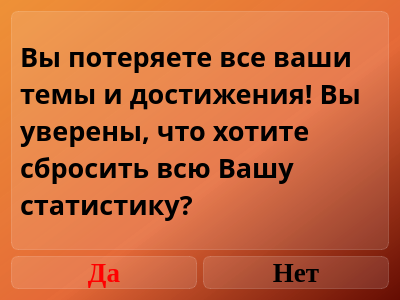
<?xml version="1.0" encoding="UTF-8"?>
<ui version="4.0">
 <class>Dialog_accept_restart_statistics</class>
 <widget class="QDialog" name="Dialog_accept_restart_statistics">
  <property name="geometry">
   <rect>
    <x>0</x>
    <y>0</y>
    <width>400</width>
    <height>300</height>
   </rect>
  </property>
  <property name="windowTitle">
   <string>Сброс статистики</string>
  </property>
  <property name="styleSheet">
   <string notr="true">background-color: qlineargradient(spread:pad, x1:1, y1:1, x2:0, y2:0, stop:0 rgba(101, 12, 2, 255), stop:0.427447 rgba(228, 104, 54, 235), stop:1 rgba(238, 145, 55, 255));
font-family: Liberation Serif;</string>
  </property>
  <layout class="QVBoxLayout" name="verticalLayout">
   <item>
    <widget class="QLabel" name="label_really_restart">
     <property name="styleSheet">
      <string notr="true">text-align: center;
font-weight: bold;
font-size: 20pt;
background-color: rgba(255, 255, 255, 30);
border: 1px solid rgba(255, 255, 255, 40);
border-radius: 7px;
font-family: Libration Serif;</string>
     </property>
     <property name="text">
      <string>Вы потеряете все ваши темы и достижения! Вы уверены, что хотите сбросить всю Вашу статистику?</string>
     </property>
     <property name="scaledContents">
      <bool>false</bool>
     </property>
     <property name="wordWrap">
      <bool>true</bool>
     </property>
    </widget>
   </item>
   <item>
    <layout class="QHBoxLayout" name="horizontalLayout">
     <item>
      <widget class="QPushButton" name="pushButton_yes">
       <property name="styleSheet">
        <string notr="true">QPushButton {
font-weight: bold;
font-size: 20pt;
text-align: center;
color: red;
background-color: rgba(255, 255, 255, 30);
border: 1px solid rgba(255, 255, 255, 40);
border-radius: 7px;
}

QPushButton:hover {
background-color: rgba(255, 255, 255, 40);
}
QPushButton:pressed {
background-color: rgba(255, 255, 255, 70);
}</string>
       </property>
       <property name="text">
        <string>Да</string>
       </property>
      </widget>
     </item>
     <item>
      <widget class="QPushButton" name="pushButton_no">
       <property name="styleSheet">
        <string notr="true">QPushButton {
font-weight: bold;
font-size: 20pt;
text-align: center;
background-color: rgba(255, 255, 255, 30);
border: 1px solid rgba(255, 255, 255, 40);
border-radius: 7px;
}

QPushButton:hover {
background-color: rgba(255, 255, 255, 40);
}
QPushButton:pressed {
background-color: rgba(255, 255, 255, 70);
}</string>
       </property>
       <property name="text">
        <string>Нет</string>
       </property>
      </widget>
     </item>
    </layout>
   </item>
  </layout>
 </widget>
 <resources/>
 <connections/>
</ui>
